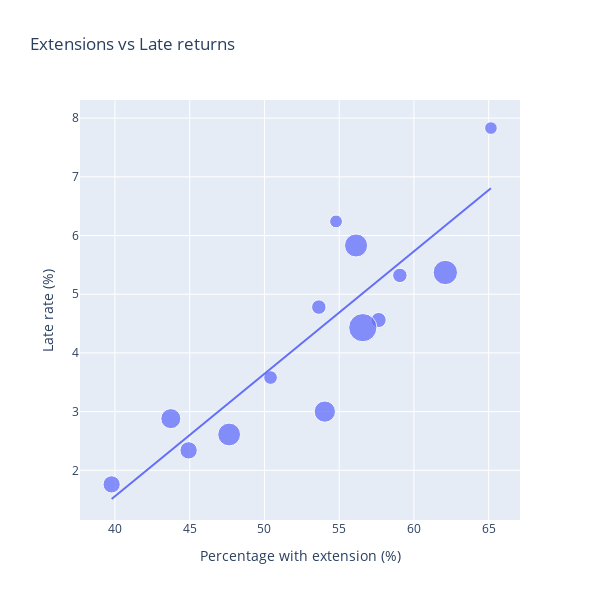

Here is the notebook cell this chart was saved with:
### Markdown cell above
### Analysis across media types
But maybe there is a correlation when we look across media types. To explore this, we use a scatter plot with the percentage of loans with extensions on the x-axis and the late-return rate on the y-axis. Bubble size is proportional to the number of loans for each media type.

### Code cell
per_media_type_data = per_media_type_table.copy()

def show_per_media_type_scatter_plot(input_data_frame):
    input_data_frame["size"] = 50 + 400 * np.sqrt(input_data_frame["n_loans"] / input_data_frame["n_loans"].max())
    figure = px.scatter(
        input_data_frame,
        x="pct_with_extension",
        y="late_rate",
        size="size",
        hover_name="Medientyp",
        hover_data={
            "n_loans": True,
            "pct_with_extension": ":.2f",
            "late_rate": ":.2f",
            "size": False
        },
        labels={
            "pct_with_extension": "Percent with extension",
            "late_rate": "Late rate",
            "n_loans": "amount fo loans"
        },
        title="Extensions vs Late returns",
        trendline="ols"
    )

    figure.update_traces(marker=dict(opacity=0.75))
    figure.update_layout(
        xaxis_title="Percentage with extension (%)",
        yaxis_title="Late rate (%)",
        width=600,
        height=600,
    )

    figure.show()

show_per_media_type_scatter_plot(per_media_type_data)
log_pearson_spearman(per_media_type_data, "pct_with_extension", "late_rate")

### Figure 1 — Plotly figure (JSON) as saved in the notebook; plotly's stock layout.template omitted (floating-point values rounded to 4 significant figures)
{"data": [{"customdata": [[6261.0, 90.1], [6939.0, 92.21], [243500.0, 300.0], [315700.0, 334.7], [17780.0, 117.6], [18210.0, 118.4], [24090.0, 128.6], [623100.0, 450.0], [12060.0, 105.6], [162800.0, 254.5], [120500.0, 225.9], [229100.0, 292.5], [55470.0, 169.4], [53140.0, 166.8]], "hovertemplate": "<b>%{hovertext}</b><br><br>Percent with extension=%{x:.2f}<br>Late rate=%{y:.2f}<br>amount fo loans=%{customdata[0]}<extra></extra>", "hovertext": ["Sprachkurse", "Konsolenspiel", "DVD", "Sachbuch", "Spiele", "Tonie", "Fremdsprachige Belletristik", "Kinder u. Jugendbuch", "Zeitschriften", "Kinder u. Jugend-CD", "Comic", "Belletristik", "Hörbuch", "Musik-CD"], "legendgroup": "", "marker": {"color": "#636efa", "size": [90.1, 92.21, 300.0, 334.7, 117.6, 118.4, 128.6, 450.0, 105.6, 254.5, 225.9, 292.5, 169.4, 166.8], "sizemode": "area", "sizeref": 1.125, "symbol": "circle", "opacity": 0.75}, "mode": "markers", "name": "", "orientation": "v", "showlegend": false, "x": [65.15, 54.79, 56.13, 62.1, 59.06, 53.64, 57.64, 56.58, 50.41, 54.04, 43.74, 47.64, 44.93, 39.78], "xaxis": "x", "y": [7.83, 6.24, 5.83, 5.37, 5.32, 4.78, 4.56, 4.43, 3.58, 3.0, 2.88, 2.61, 2.34, 1.76], "yaxis": "y", "type": "scatter"}, {"hovertemplate": "<b>OLS trendline</b><br>late_rate = 0.208656 * pct_with_extension + -6.78931<br>R<sup>2</sup>=0.765952<br><br>Percent with extension=%{x:.2f}<br>Late rate=%{y:.2f} <b>(trend)</b><extra></extra>", "legendgroup": "", "marker": {"color": "#636efa", "symbol": "circle", "opacity": 0.75}, "mode": "lines", "name": "", "showlegend": false, "x": [39.78, 43.74, 44.93, 47.64, 50.41, 53.64, 54.04, 54.79, 56.13, 56.58, 57.64, 59.06, 62.1, 65.15], "xaxis": "x", "y": [1.511, 2.337, 2.586, 3.151, 3.729, 4.403, 4.486, 4.643, 4.923, 5.016, 5.238, 5.534, 6.168, 6.805], "yaxis": "y", "type": "scatter"}], "layout": {"xaxis": {"anchor": "y", "domain": [0.0, 1.0], "title": {"text": "Percentage with extension (%)"}}, "yaxis": {"anchor": "x", "domain": [0.0, 1.0], "title": {"text": "Late rate (%)"}}, "legend": {"tracegroupgap": 0, "itemsizing": "constant"}, "title": {"text": "Extensions vs Late returns"}, "width": 600, "height": 600}}
